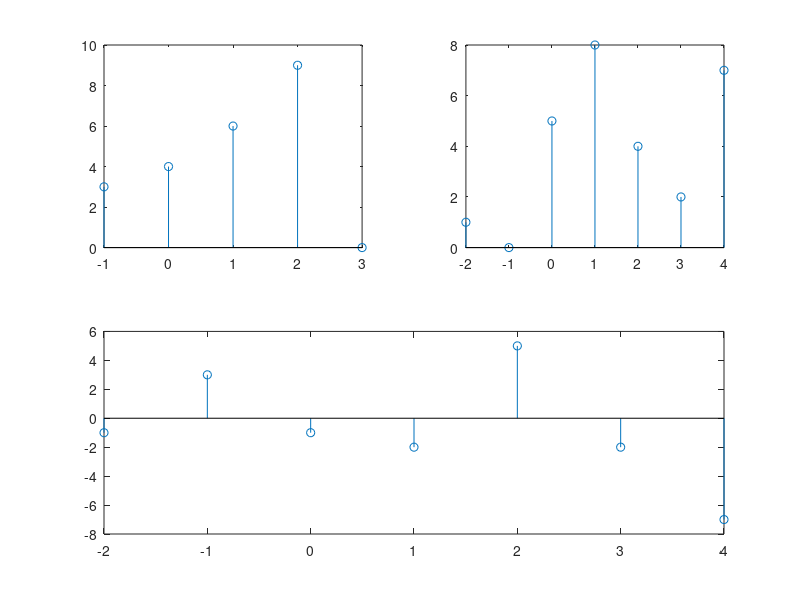

MATLAB code for this plot:
function [ ] = subtract(  )
x1=[3 4 6 9 0];
x2=[1 0 5 8 4 2 7];
n1=-1:3;
n2=-2:4;
  n=min(min(n1),min(n2)):max(max(n1),max(n2));
y1=zeros(1,length(n));
y2=y1;
y1(find((n>=min(n1))&(n<=max(n1))))=x1;
y2(find((n>=min(n2))&(n<=max(n2))))=x2;
y=y1-y2;
subplot(2,2,1)
stem(n1,x1)
subplot(2,2,2)
stem(n2,x2)
subplot(2,2,[3 4])
stem(n,y)
end

